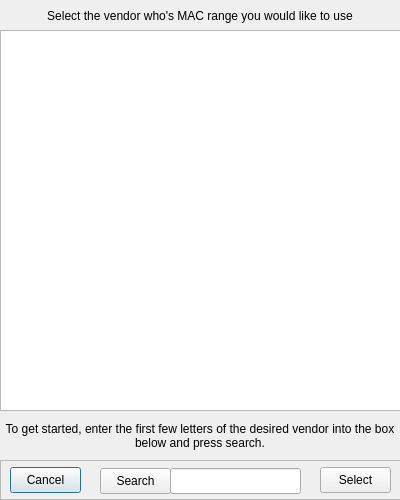
<?xml version="1.0" encoding="UTF-8"?>
<ui version="4.0">
 <class>NovaComplexDialogClass</class>
 <widget class="QDialog" name="NovaComplexDialogClass">
  <property name="geometry">
   <rect>
    <x>0</x>
    <y>0</y>
    <width>400</width>
    <height>500</height>
   </rect>
  </property>
  <property name="windowTitle">
   <string>NovaComplexDialog</string>
  </property>
  <property name="modal">
   <bool>true</bool>
  </property>
  <widget class="QFrame" name="frame">
   <property name="geometry">
    <rect>
     <x>0</x>
     <y>460</y>
     <width>401</width>
     <height>40</height>
    </rect>
   </property>
   <property name="frameShape">
    <enum>QFrame::StyledPanel</enum>
   </property>
   <property name="frameShadow">
    <enum>QFrame::Raised</enum>
   </property>
   <property name="midLineWidth">
    <number>2</number>
   </property>
   <widget class="QPushButton" name="cancelButton">
    <property name="geometry">
     <rect>
      <x>10</x>
      <y>7</y>
      <width>71</width>
      <height>26</height>
     </rect>
    </property>
    <property name="text">
     <string>Cancel</string>
    </property>
   </widget>
   <widget class="QPushButton" name="selectButton">
    <property name="geometry">
     <rect>
      <x>320</x>
      <y>7</y>
      <width>71</width>
      <height>26</height>
     </rect>
    </property>
    <property name="text">
     <string>Select</string>
    </property>
   </widget>
   <widget class="QPushButton" name="searchButton">
    <property name="geometry">
     <rect>
      <x>100</x>
      <y>8</y>
      <width>71</width>
      <height>26</height>
     </rect>
    </property>
    <property name="text">
     <string>Search</string>
    </property>
   </widget>
   <widget class="QLineEdit" name="searchEdit">
    <property name="geometry">
     <rect>
      <x>170</x>
      <y>8</y>
      <width>131</width>
      <height>26</height>
     </rect>
    </property>
   </widget>
  </widget>
  <widget class="QTreeWidget" name="treeWidget">
   <property name="geometry">
    <rect>
     <x>0</x>
     <y>30</y>
     <width>401</width>
     <height>381</height>
    </rect>
   </property>
   <property name="editTriggers">
    <set>QAbstractItemView::NoEditTriggers</set>
   </property>
   <property name="verticalScrollMode">
    <enum>QAbstractItemView::ScrollPerPixel</enum>
   </property>
   <attribute name="headerVisible">
    <bool>false</bool>
   </attribute>
   <attribute name="headerVisible">
    <bool>false</bool>
   </attribute>
   <column>
    <property name="text">
     <string>Vendor</string>
    </property>
   </column>
  </widget>
  <widget class="QLabel" name="displayLabel">
   <property name="geometry">
    <rect>
     <x>0</x>
     <y>0</y>
     <width>400</width>
     <height>31</height>
    </rect>
   </property>
   <property name="text">
    <string>Select the vendor who's MAC range you would like to use</string>
   </property>
   <property name="alignment">
    <set>Qt::AlignCenter</set>
   </property>
   <property name="wordWrap">
    <bool>true</bool>
   </property>
  </widget>
  <widget class="QLabel" name="helpLabel">
   <property name="geometry">
    <rect>
     <x>0</x>
     <y>410</y>
     <width>400</width>
     <height>51</height>
    </rect>
   </property>
   <property name="text">
    <string>To get started, enter the first few letters of the desired vendor into the box below and press search.</string>
   </property>
   <property name="alignment">
    <set>Qt::AlignCenter</set>
   </property>
   <property name="wordWrap">
    <bool>true</bool>
   </property>
  </widget>
 </widget>
 <layoutdefault spacing="6" margin="11"/>
 <resources/>
 <connections/>
</ui>
